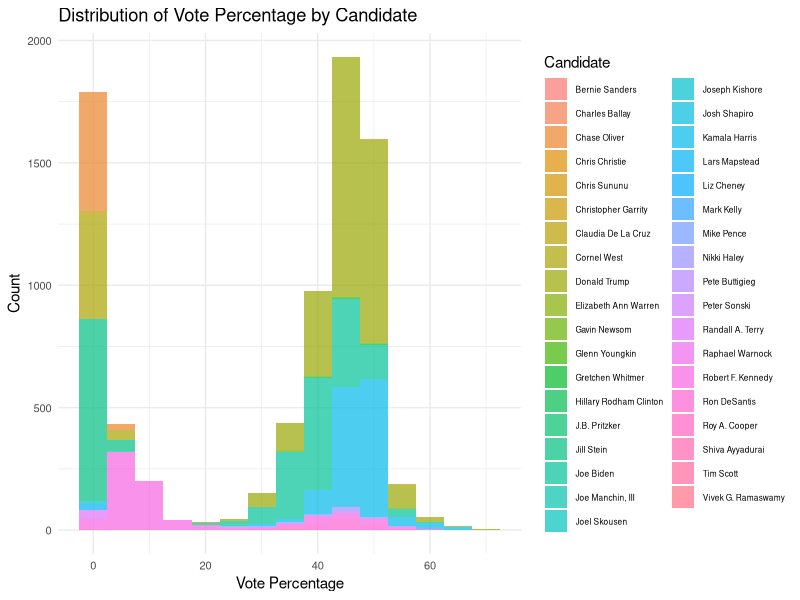
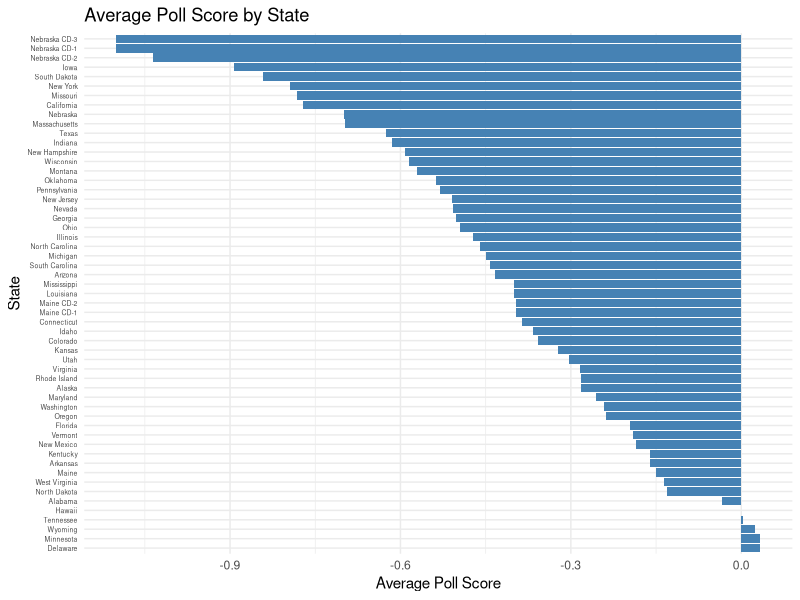

These figures' R source, in order:
#### Preamble ####
# Purpose: Exploratory Data Analysis (EDA) and Modeling for US Election Forecast
# Author: [Your Name]
# Date: [Current Date]
# Contact: [Your Contact Information]
# License: MIT
# Pre-requisites: Requires cleaned presidential polling data saved in 'data/02-analysis_data/cleaned_president_polls.csv'
# Any other information needed? N/A


#### Workspace setup ####
library(tidyverse)
library(MASS)
library(broom)
library(knitr)

#### Load data ####
analysis_data <- read_csv("data/02-analysis_data/cleaned_president_polls.csv") %>% as_tibble()

#### Exploratory Data Analysis (EDA) ####
# Summary statistics of key variables
summary(analysis_data)

# Distribution of vote percentage (pct) by candidate
analysis_data %>%
  ggplot(aes(x = pct, fill = candidate_name)) +
  geom_histogram(binwidth = 5, alpha = 0.7) +
  labs(title = "Distribution of Vote Percentage by Candidate",
       x = "Vote Percentage",
       y = "Count",
       fill = "Candidate") +
  theme_minimal() +
  theme(axis.text.x = element_text(size = 8),
        axis.text.y = element_text(size = 8),
        legend.text = element_text(size = 6))

# Average poll score by state
analysis_data %>%
  group_by(state) %>%
  summarise(avg_pollscore = mean(pollscore, na.rm = TRUE)) %>%
  ggplot(aes(x = reorder(state, -avg_pollscore), y = avg_pollscore)) +
  geom_bar(stat = "identity", fill = "steelblue") +
  labs(title = "Average Poll Score by State",
       x = "State",
       y = "Average Poll Score") +
  theme_minimal() +
  theme(axis.text.y = element_text(size = 5)) +
  coord_flip()

#### Stepwise Feature Selection for GLM ####
# Fit a full GLM with all predictors, excluding candidate names
full_model <- glm(pct ~ pollscore + log_sample_size + state + pollster,
                  data = analysis_data, family = gaussian())

# Perform stepwise selection based on AIC
stepwise_model <- stepAIC(full_model, direction = "both")

# Summary of the selected model
summary(stepwise_model)
